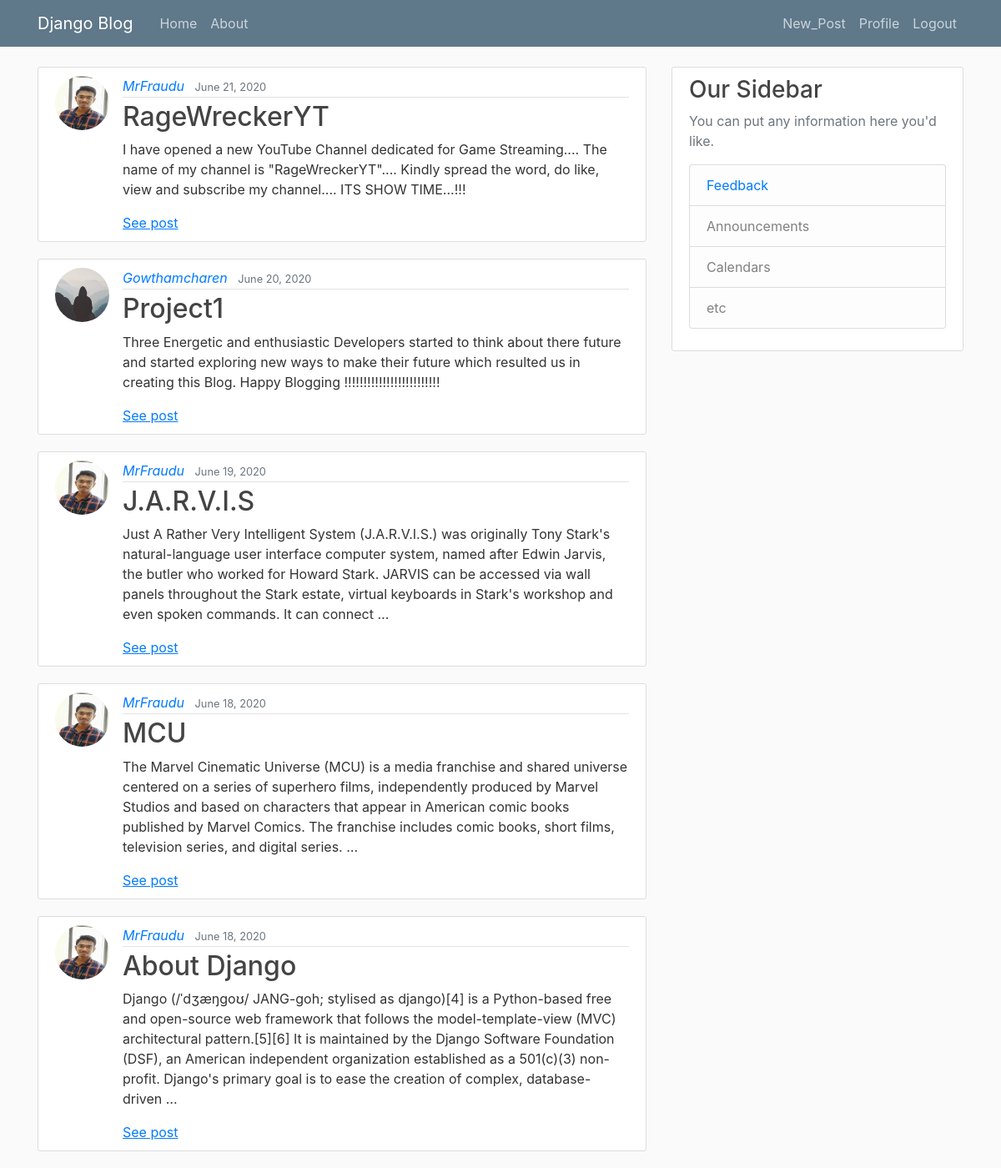
Page / (signed in) on the earlier database version.
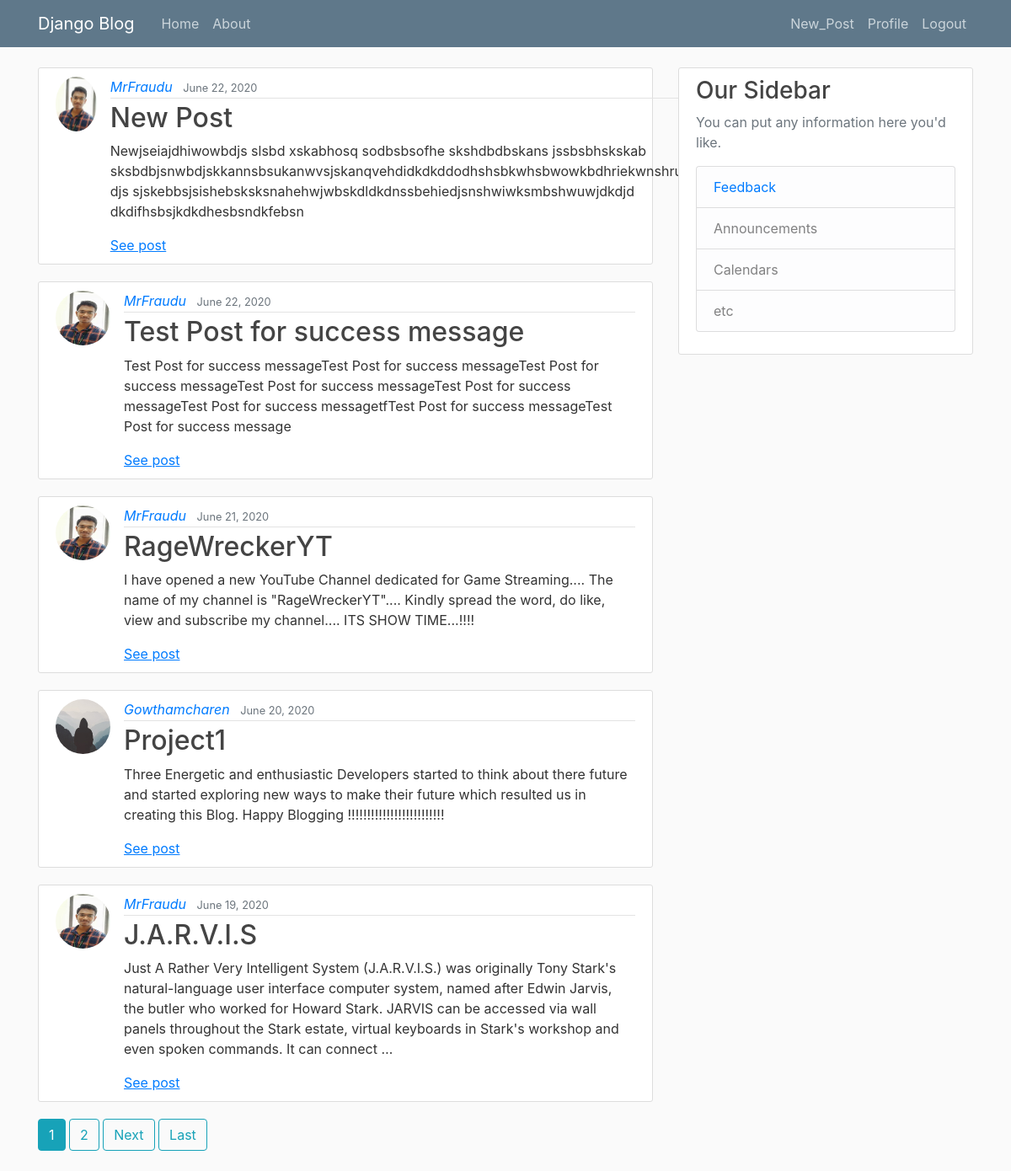
Same page on the later database version.
### blog/models.py (models this page shows, shortened)
class Post(models.Model):
	title = models.CharField(max_length=100)
	content = models.TextField(validators=[MinLengthValidator(200)])
	liked = models.ManyToManyField(User, default=None, blank=True, related_name = 'liked')
	date_posted = models.DateTimeField(default=timezone.now)
	author = models.ForeignKey(User, on_delete=models.CASCADE, related_name = 'author')

### users/models.py (models this page shows, shortened)
class Profile(models.Model):
    user = models.OneToOneField(User, on_delete=models.CASCADE)
    followed = models.ManyToManyField(User, default=None, blank=True, related_name = 'followed')
    bio = models.TextField(default='')
    image = models.ImageField(default='default.jpg', upload_to='profile_pics')

### blog/views.py (the view)
# urls.py: path('', PostListView.as_view(), name='blog-home'),
class PostListView(LoginRequiredMixin, ListView):
	model = Post
	template_name = 'blog/home.html'
	context_object_name = 'posts'
	paginate_by = 5
	def get_queryset(self):
		username=self.request.user
		return Post.objects.exclude(author=username).order_by('-date_posted')

### blog/templates/blog/home.html (shortened to what this page needs)
{% extends "blog/base.html" %}
{% block content %}
    {% for post in posts %}
        <article class="media content-section">
          <img class="rounded-circle article-img" src="{{ post.author.profile.image.url }}">
          <div class="media-body">
            <div class="article-metadata">
              <a class="mr-2" href="{% url 'user-posts' post.author.username %}"><em>{{ post.author }}</em></a>
              <small class="text-muted">{{ post.date_posted|date:"F d, Y" }}</small>
            </div>
            <h2><a class="article-title" href="{% url 'post-detail' post.id %}">{{ post.title }}</a></h2>
            <p class="article-content">{{ post.content |truncatewords:"50" }}</p>
            <a href="{% url 'post-detail' post.id %}"><u>See post</u></a>
          </div>
        </article>
    {% endfor %}
    {% if is_paginated %}
      {% for num in page_obj.paginator.page_range %}
        {% if page_obj.number == num %}
          <a class="btn btn-info mb-4" href="?page={{ num }}">{{ num }}</a>
        {% elif num > page_obj.number|add:'-3' and num < page_obj.number|add:'3' %}
          <a class="btn btn-outline-info mb-4" href="?page={{ num }}">{{ num }}</a>
        {% endif %}
      {% endfor %}
      {% if page_obj.has_next %}
        <a class="btn btn-outline-info mb-4" href="?page={{ page_obj.next_page_number }}">Next</a>
        <a class="btn btn-outline-info mb-4" href="?page={{ page_obj.paginator.num_pages }}">Last</a>
      {% endif %}
    {% endif %}
{% endblock content %}

Differences in the rows shown:
no longer on this page (row unchanged): Post: author.profile.image (picture), author "MrFraudu", date_posted "June 18, 2020", title "MCU", content "The Marvel Cinematic Universe (MCU) is a media franchise and shared universe centered on a series of superhero films, independently produced by Marvel Studios and based on characters that appear in American comic books published by Marvel Comics. The franchise includes comic books, short films, television series, and digital series. …"
no longer on this page (row unchanged): Post: author.profile.image (picture), author "MrFraudu", date_posted "June 18, 2020", title "About Django", content "Django (/ˈdʒæŋɡoʊ/ JANG-goh; stylised as django)[4] is a Python-based free and open-source web framework that follows the model-template-view (MVC) architectural pattern.[5][6] It is maintained by the Django Software Foundation (DSF), an American independent organization established as a 501(c)(3) non-profit. Django's primary goal is to ease the creation of complex, database-driven …"
added Post: author.profile.image (picture), author "MrFraudu", date_posted "June 22, 2020", title "New Post", content "Newjseiajdhiwowbdjs slsbd xskabhosq sodbsbsofhe skshdbdbskans jssbsbhskskab sksbdbjsnwbdjskkannsbsukanwvsjskanqvehdidkdkddodhshsbkwhsbwowkbdhriekwnshruiebsbss djs sjskebbsjsishebsksksnahehwjwbskdldkdnssbehiedjsnshwiwksmbshwuwjdkdjd dkdifhsbsjkdkdhesbsndkfebsn"
added Post: author.profile.image (picture), author "MrFraudu", date_posted "June 22, 2020", title "Test Post for success message", content "Test Post for success messageTest Post for success messageTest Post for success messageTest Post for success messageTest Post for success messageTest Post for success messagetfTest Post for success messageTest Post for success message"
changed Post "RageWreckerYT": content "…my channel.... ITS SHOW TIME...!!!" → "…my channel.... ITS SHOW TIME...!!!!"
Other differences:
new list line: "1"
new list line: "2"
text now shown: "Next Last"
